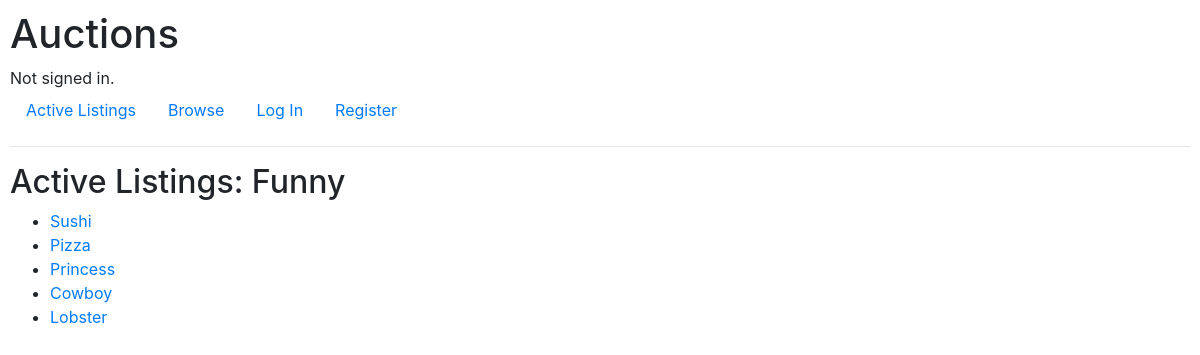
Screenshot of /category/funny with the database file from the repository.
### auctions/models.py (models this page shows, shortened)
class Category(models.Model):
    category = models.CharField(max_length=20)
    slug = models.SlugField(max_length=20, blank=True, null=True)
    def __str__(self):
        return f"{self.category}"

class Listing(models.Model):
    title = models.CharField(max_length=50)
    description = models.TextField(max_length=350)
    imageURL = models.URLField(max_length=250, blank=True, null=True)
    listing_created = models.DateField(auto_now_add=True)
    last_modified = models.DateTimeField(auto_now=True, blank=True, null=True)
    creator = models.ForeignKey(User, on_delete=models.CASCADE, related_name="listings_by_creator")
    winner = models.ForeignKey(User, on_delete=models.CASCADE, blank=True, null=True, related_name="winnings")
    STATUS = Choices('Active', 'Closed')
    status = StatusField()
    current_price = models.DecimalField(max_digits=10, blank=True, null=True, decimal_places=2)
    reserve = models.DecimalField(max_digits=10, decimal_places=2, default=0.01, validators = [MinValueValidator(Decimal('0.01'))])
    bidders = models.ManyToManyField(User, blank=True, related_name="listings")
    categories = models.ManyToManyField(Category, related_name="items_by_category")
    pet_type = models.ForeignKey(Pet, on_delete=models.CASCADE, related_name="items_by_pet")

### auctions/views.py (the view)
# urls.py: path("category/<slug:slug>", views.category, name="category")
def category(request, slug):
    pet_types = Pet.objects.all()
    is_pet = False
    for pet_type in pet_types:
        if slug == pet_type.slug:
            is_pet = True
    if is_pet:
        pet = Pet.objects.get(slug=slug)
        listings = pet.items_by_pet.filter(status='Active')
        category = pet.pet_type
    else:
        category = Category.objects.get(slug=slug)
        listings = category.items_by_category.filter(status='Active')
    return render(request, "auctions/category.html", {
        "category": category,
        "listings": listings
    })

### auctions/templates/auctions/category.html (shortened to what this page needs)
{% extends "auctions/layout.html" %}
{% block body %}
    <h2>Active Listings: {{ category }}</h2>
    <ul>
        {% for listing in listings %}
        <li>
            <a href="{% url 'listing' listing.id %}">
            {{ listing.title }}
            </a>
        </li>
        {% endfor %}
    </ul>
{% endblock %}

### auctions/static/auctions/styles.css (style rules this page uses)
body { padding: 10px; }

### rows the page displays
Category: category "Funny"
Listing: title "Sushi"
Listing: title "Pizza"
Listing: title "Princess"
Listing: title "Cowboy"
Listing: title "Lobster"
